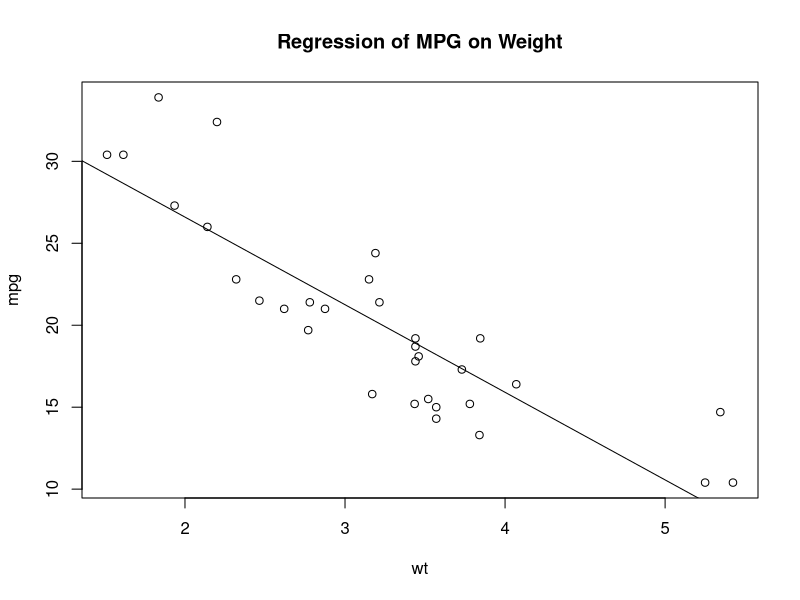
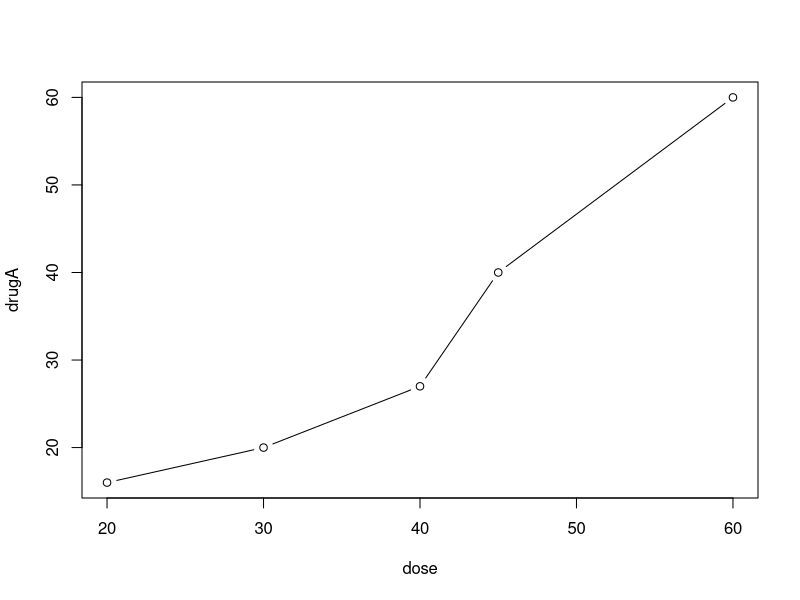
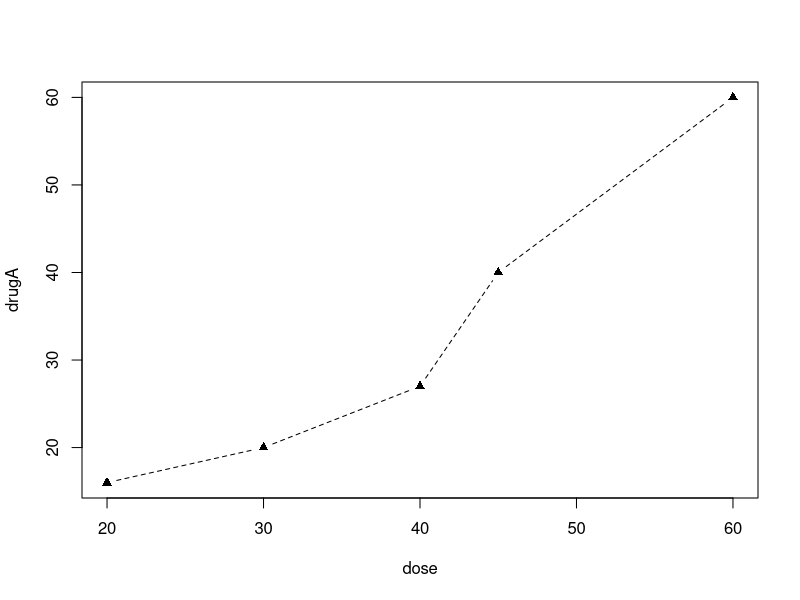
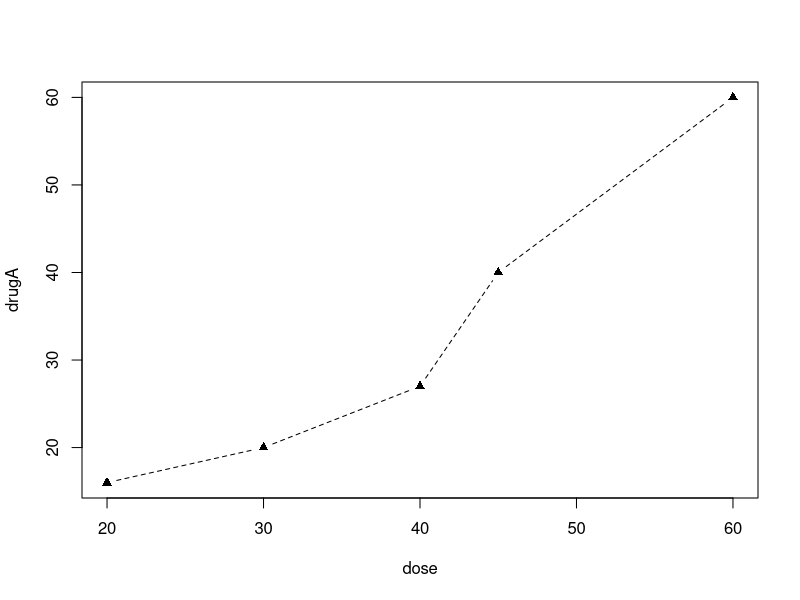
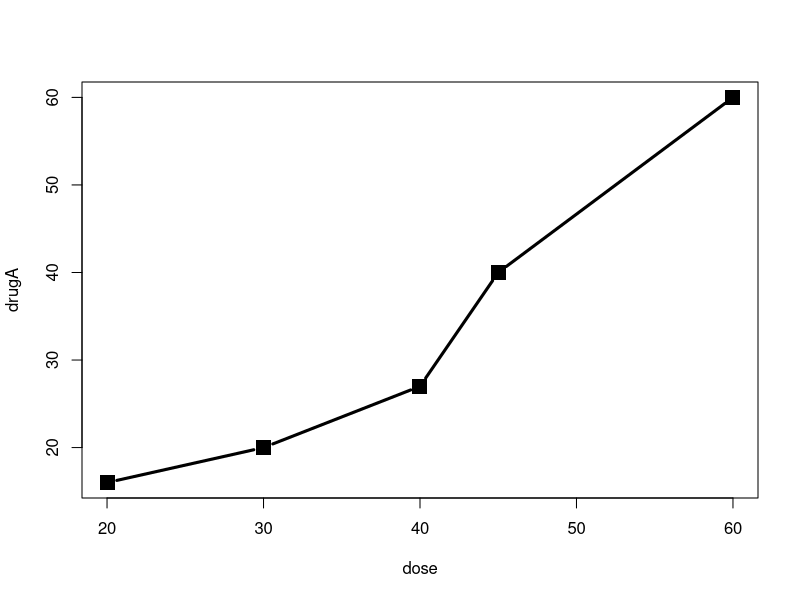
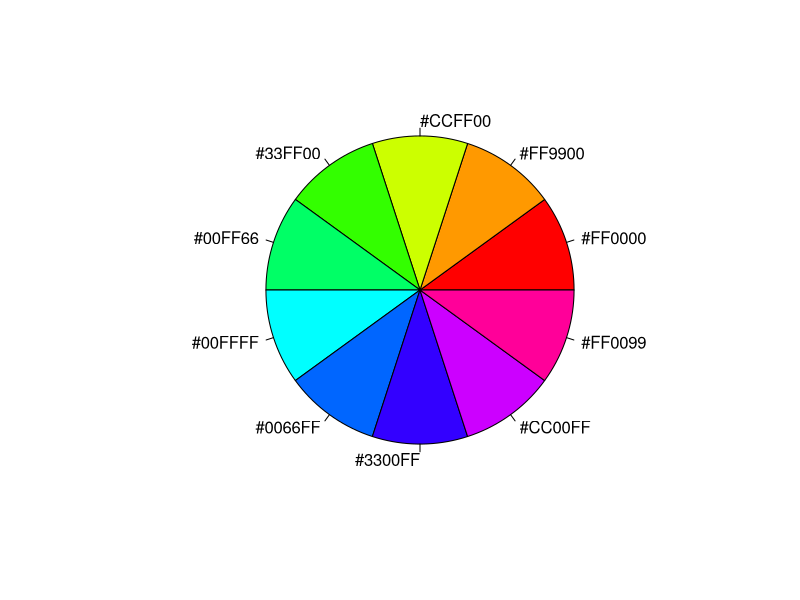
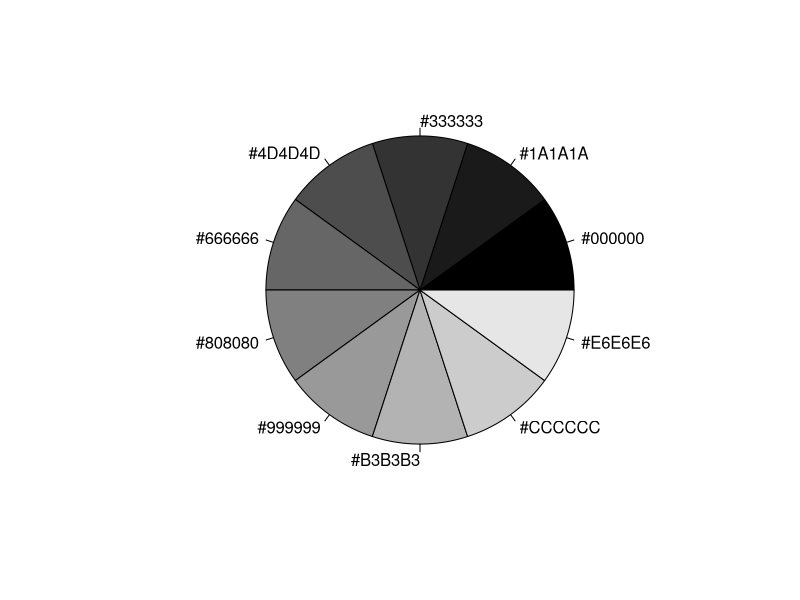
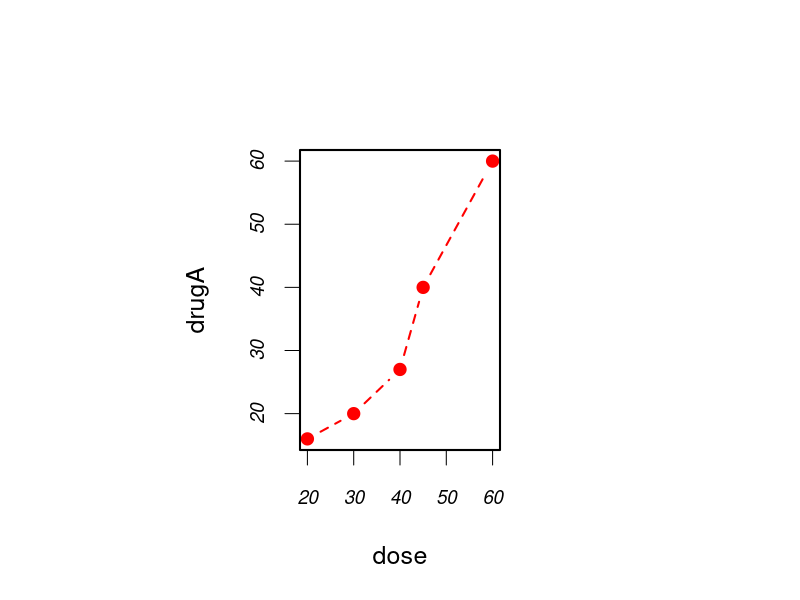

The R source for these figures, in order:
#-----------------------------------------------------#
# R in Action: Chapter 3                              #
# requires that the Hmisc package has been installed  #
install.packages('Hmisc')                           #
#-----------------------------------------------------#

# pause after each graph
par(ask = TRUE)

# --Section 3.1--

attach(mtcars)
plot(wt, mpg)
abline(lm(mpg ~ wt))
title("Regression of MPG on Weight")
detach(mtcars)

# CREATE PDF File for 


# ToDo !!!!




pdf('mygraph.pdf')
attach(mtcars)
  plot(wt, mpg)
  abline(lm(mpg~wt))
  title('Regression of MPG on Weight')
detach(mtcars)
dev.off()


# --Section 3.2--

dose <- c(20, 30, 40, 45, 60)
drugA <- c(16, 20, 27, 40, 60)
drugB <- c(15, 18, 25, 31, 40)
plot(dose, drugA, type = "b")

# --Section 3.3--

opar <- par(no.readonly = TRUE)
par(lty = 2, pch = 17)
plot(dose, drugA, type = "b")
par(opar)

plot(dose, drugA, type = "b", lty = 2, pch = 17)
plot(dose, drugA, type = "b", lyt = 3, lwd = 3, pch = 15, 
     cex = 2)

n <- 10
mycolors <- rainbow(n)
pie(rep(1, n), labels = mycolors, col = mycolors)
mygrays <- gray(0:n/n)
pie(rep(1, n), labels = mygrays, col = mygrays)

# Listing 3.1 - Using graphical parameters to control
# graph appearance

dose <- c(20, 30, 40, 45, 60)
drugA <- c(16, 20, 27, 40, 60)
drugB <- c(15, 18, 25, 31, 40)
opar <- par(no.readonly = TRUE)
par(pin = c(2, 3))
par(lwd = 2, cex = 1.5)
par(cex.axis = 0.75, font.axis = 3)
plot(dose, drugA, type = "b", pch = 19, lty = 2, col = "red")
plot(dose, drugB, type = "b", pch = 23, lty = 6, col = "blue", 
     bg = "green")
par(opar)

# --Section 3.4--

plot(dose, drugA, type = "b", col = "red", lty = 2, 
     pch = 2, lwd = 2, main = "Clinical Trials for Drug A", 
     sub = "This is hypothetical data", 
     xlab = "Dosage", ylab = "Drug Response", xlim = c(0, 60), 
     ylim = c(0, 70))


# Listing 3.2 - An Example of Custom Axes

x <- c(1:10)
y <- x
z <- 10/x
opar <- par(no.readonly = TRUE)
par(mar = c(5, 4, 4, 8) + 0.1)

plot(x, y, type = "b", pch = 21, col = "red", yaxt = "n", 
     lty = 3, ann = FALSE)
lines(x, z, type = "b", pch = 22, col = "blue", lty = 2)
axis(2, at = x, labels = x, col.axis = "red", las = 2)
axis(4, at = z, labels = round(z, digits = 2), col.axis = "blue", 
     las = 2, cex.axis = 0.7, tck = -0.01)
mtext("y=1/x", side = 4, line = 3, cex.lab = 1, las = 2, 
      col = "blue")
title("An Example of Creative Axes", xlab = "X values", 
      ylab = "Y=X")
par(opar)

# Listing 3.3 - Comparing Drug A and Drug B response by dose

dose <- c(20, 30, 40, 45, 60)
drugA <- c(16, 20, 27, 40, 60)
drugB <- c(15, 18, 25, 31, 40)
opar <- par(no.readonly = TRUE)
par(lwd = 2, cex = 1.5, font.lab = 2)
plot(dose, drugA, type = "b", pch = 15, lty = 1, col = "red", 
     ylim = c(0, 60), main = "Drug A vs. Drug B", xlab = "Drug Dosage", 
     ylab = "Drug Response")
lines(dose, drugB, type = "b", pch = 17, lty = 2, 
      col = "blue")
abline(h = c(30), lwd = 1.5, lty = 2, col = "grey")
library(Hmisc)
minor.tick(nx = 3, ny = 3, tick.ratio = 0.5)
legend("topleft", inset = 0.05, title = "Drug Type", 
       c("A", "B"), lty = c(1, 2), pch = c(15, 17), col = c("red", 
                                                            "blue"))
par(opar)

# --Section 3.4.5--

# Example of labeling points

attach(mtcars)
plot(wt, mpg, main = "Milage vs. Car Weight", xlab = "Weight", 
     ylab = "Mileage", pch = 18, col = "blue")
text(wt, mpg, row.names(mtcars), cex = 0.6, pos = 4, 
     col = "red")
detach(mtcars)

# View font families
opar <- par(no.readonly = TRUE)
par(cex = 1.5)
plot(1:7, 1:7, type = "n")
text(3, 3, "Example of default text")
text(4, 4, family = "mono", "Example of mono-spaced text")
text(5, 5, family = "serif", "Example of serif text")
par(opar)

# --Section 3.5--

# combining graphs

# Figure 3.14
attach(mtcars)
opar <- par(no.readonly = TRUE)
par(mfrow = c(2, 2))
plot(wt, mpg, main = "Scatterplot of wt vs. mpg")
plot(wt, disp, main = "Scatterplot of wt vs disp")
hist(wt, main = "Histogram of wt")
boxplot(wt, main = "Boxplot of wt")
par(opar)
detach(mtcars)

# Figure 3.15
attach(mtcars)
opar <- par(no.readonly = TRUE)
par(mfrow = c(3, 1))
hist(wt)
hist(mpg)
hist(disp)
par(opar)
detach(mtcars)

# Figure 3.16
attach(mtcars)
layout(matrix(c(1, 1, 2, 3), 2, 2, byrow = TRUE))
hist(wt)
hist(mpg)
hist(disp)
detach(mtcars)

# Figure 3.17
attach(mtcars)
layout(matrix(c(1, 1, 2, 3), 2, 2, byrow = TRUE), 
       widths = c(3, 1), heights = c(1, 2))
hist(wt)
hist(mpg)
hist(disp)
detach(mtcars)

# Listing 3.4 - Fine placement of figures in a graph

opar <- par(no.readonly = TRUE)
par(fig = c(0, 0.8, 0, 0.8))
plot(mtcars$wt, mtcars$mpg, xlab = "Miles Per Gallon", 
     ylab = "Car Weight")
par(fig = c(0, 0.8, 0.55, 1), new = TRUE)
boxplot(mtcars$wt, horizontal = TRUE, axes = FALSE)
par(fig = c(0.65, 1, 0, 0.8), new = TRUE)
boxplot(mtcars$mpg, axes = FALSE)
mtext("Enhanced Scatterplot", side = 3, outer = TRUE, 
      line = -3)
par(opar)
